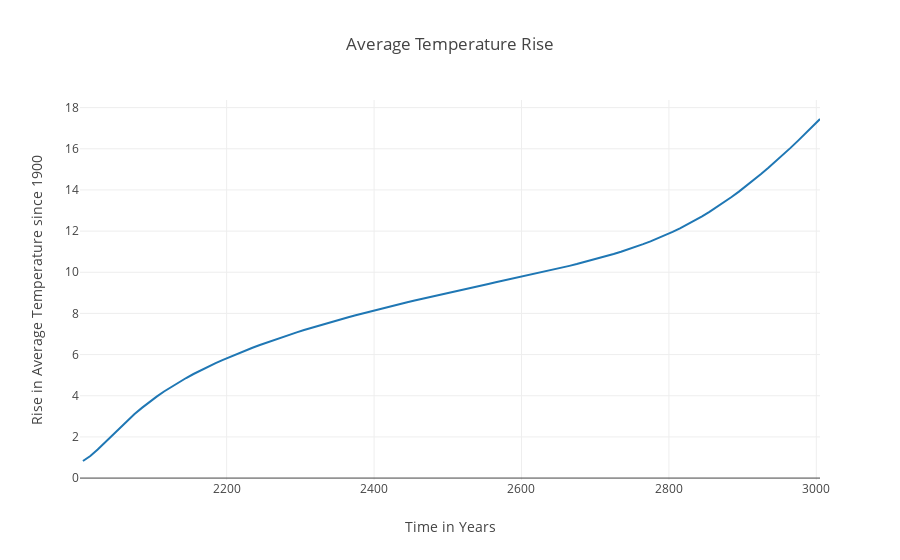

Notebook source saved alongside this figure:
### Code cell
import plotly.graph_objects as go
import datetime

def make_datetime(arr,start_year = 2005):
    x = []
    for i in range(len(arr)):
        x.append(datetime.datetime(year=start_year+(10*i),month=1,day=1))
    return x



fig = go.Figure(
    data=go.Scatter(x=make_datetime(model.T_at), y=model.T_at),
    layout=go.Layout(
        title="Average Temperature Rise",
    ))

fig.update_xaxes(title_text='Time in Years')
fig.update_yaxes(title_text='Rise in Average Temperature since 1900')

fig.update_layout(template=draft_template)
fig.update_layout(template="none")
#fig = go.Figure(data=[go.Scatter(x=make_datetime(model.T_at), y=model.T_at)])
# Use datetime objects to set xaxis range
fig.update_layout(xaxis_range=[datetime.datetime(2001, 1, 1),make_datetime(model.T_at)[-1]])
fig.show()
